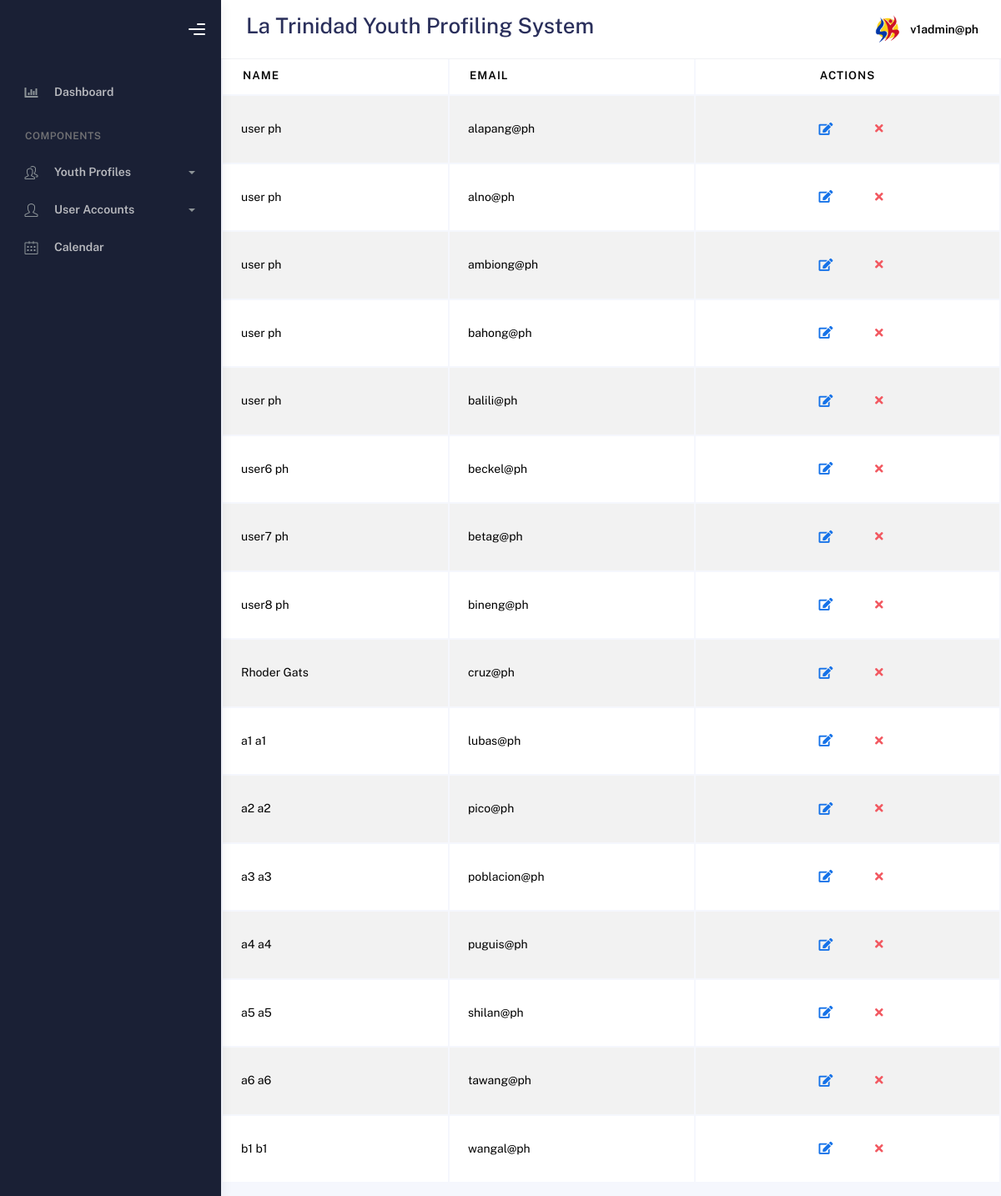
The page /admin/accounts.php (signed in) on the database as committed earlier.
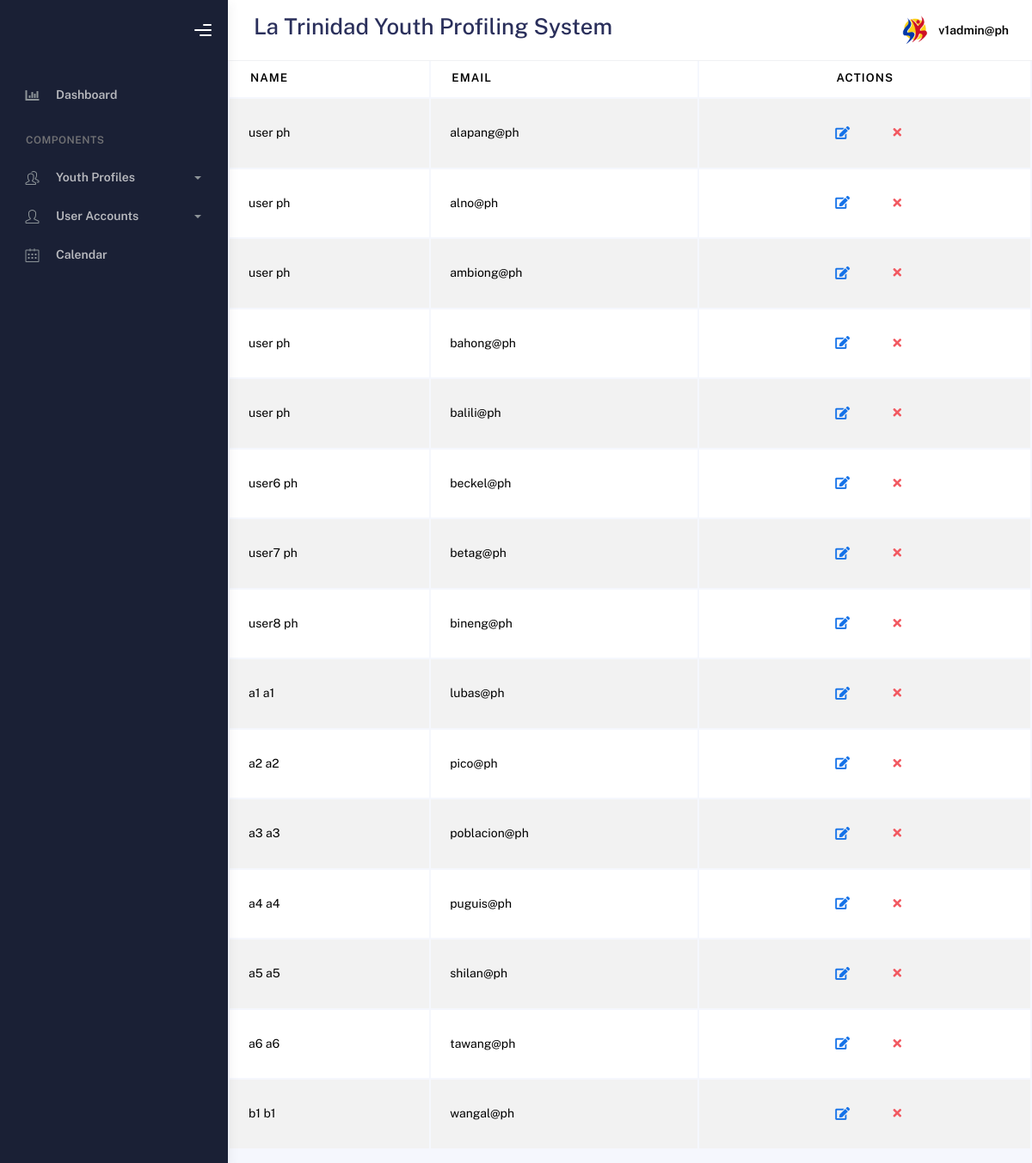
The same page on the database as committed later.
### tables this page shows
CREATE TABLE `account` (
  `id` int(250) NOT NULL,
  `email` varchar(50) NOT NULL,
  `password` varchar(255) NOT NULL,
  `FirstName` varchar(50) NOT NULL,
  `LastName` varchar(50) NOT NULL,
  `role` enum('superadmin','admin','user') NOT NULL DEFAULT 'user',
  `code` varchar(50) DEFAULT NULL
);

### admin/accounts.php (the view, shortened to what the changed rows need)
<?php
include("../connection/conne.php");
$barangay_code = "";
?>
<!DOCTYPE html>
<html lang="en">
  <head>
    <link rel="stylesheet" href="../bootstrap/assets/css/bootstrap.min.css" />
    <link rel="stylesheet" href="../bootstrap/assets/css/plugins.min.css" />
    <link rel="stylesheet" href="../bootstrap/assets/css/kaiadmin.min.css" />
  </head>
  <body>
    <div class="wrapper">
      <div class="main-panel">
        <div class="main-header">
          <nav
            class="navbar navbar-header navbar-header-transparent navbar-expand-lg border-bottom"
          >
            <div class="container-fluid">
              <h2><?php echo $barangay_code; ?> La Trinidad Youth Profiling System</h2>
            </div>
          </nav>
        </div>
        <div class="content">
        <h1>User Accounts</h1>
        <?php
        $current_user_email = $_SESSION['email'];
        $role = $_SESSION['role'];
        if ($role === 'superadmin') {
        $sql_fetch = "SELECT * FROM account WHERE role = 'admin' AND email != '$current_user_email'";
        } elseif ($role === 'admin') {
        $sql_fetch = "SELECT * FROM account WHERE role = 'user' AND email != '$current_user_email'";
        } else {
        echo "Unauthorized access.";
        exit();
        }
    $sql_result = mysqli_query($conn, $sql_fetch);
    if ($sql_result && mysqli_num_rows($sql_result) > 0) {
        ?>
            <div class="section">
            <div class="table-responsive">
                  <table class="display table table-striped table-hover dataTable" id="add-row">
                    <thead>
                        <tr>
                          <th>Name</th>
                          <th>Email</th>
                          <th><center>Actions</center></th>
                        </tr>
                      </thead>
                      <tbody>
                      <?php
                        while ($row = mysqli_fetch_assoc($sql_result)) {
                            $id = $row['id'];
                            $lname = $row['LastName'];
                            $fname = $row['FirstName'];
                            $email = $row['email'];
                            $fullName = $fname . ' ' . $lname;
                            ?>
                            <tr>
                                <td><?= htmlspecialchars($fullName); ?></td>
                                <td style="text-transform:lowercase"><?= htmlspecialchars($email); ?></td>
                                <td><center>
                                    <a href="update_acc.php?id=<?= htmlspecialchars($id); ?>" class="btn btn-link btn-primary btn-lg" data-bs-toggle="tooltip" title="Edit"><i class="fa fa-edit"></i></a>
                                    <a href="#" class="btn btn-link btn-danger" title="Delete" data-bs-toggle="tooltip"
                                      onclick='showDeleteConfirmation(event, <?= json_encode($id); ?>);'><i class="fa fa-times"></i></a>
                                </center></td>
                            </tr>
                        <?php } ?>
                      </tbody>
                    </table>
                </div>
            </div>
        <?php } else { ?>
            <p>No accounts found.</p>
        <?php } ?>
    </div>
  </div>
  </div>
</body>
</html>

Rows that differ between the two databases and show on the page:
no longer on this page (row edited): account: fullName "Rhoder Gats", email "cruz@ph"
